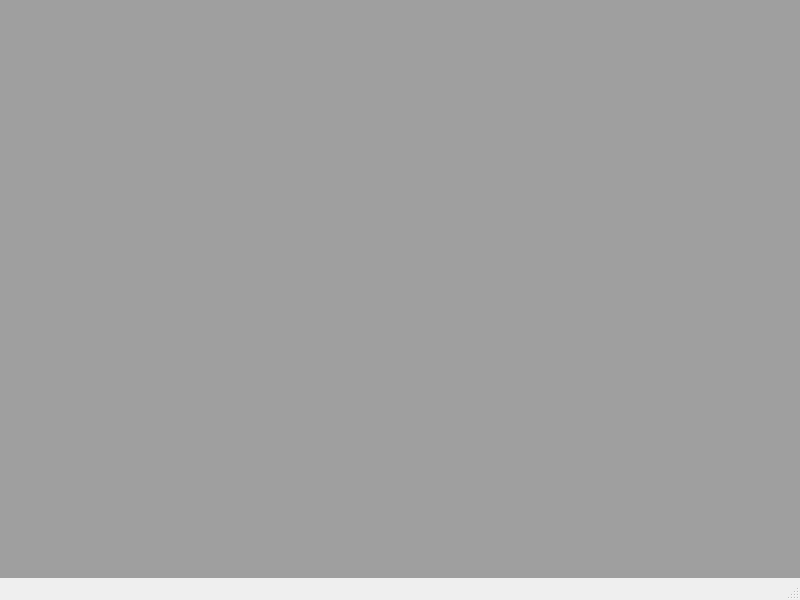
<?xml version="1.0" encoding="UTF-8"?>
<ui version="4.0">
 <class>MainWindow</class>
 <widget class="QMainWindow" name="MainWindow">
  <property name="geometry">
   <rect>
    <x>0</x>
    <y>0</y>
    <width>800</width>
    <height>600</height>
   </rect>
  </property>
  <property name="windowTitle">
   <string>MainWindow</string>
  </property>
  <widget class="QWidget" name="centralwidget">
   <layout class="QVBoxLayout" name="verticalLayout">
    <property name="leftMargin">
     <number>0</number>
    </property>
    <property name="topMargin">
     <number>0</number>
    </property>
    <property name="rightMargin">
     <number>0</number>
    </property>
    <property name="bottomMargin">
     <number>0</number>
    </property>
    <item>
     <widget class="QMdiArea" name="mdiArea">
      <property name="viewMode">
       <enum>QMdiArea::SubWindowView</enum>
      </property>
     </widget>
    </item>
   </layout>
  </widget>
  <widget class="QMenuBar" name="menubar">
   <property name="geometry">
    <rect>
     <x>0</x>
     <y>0</y>
     <width>800</width>
     <height>21</height>
    </rect>
   </property>
  </widget>
  <widget class="QStatusBar" name="statusbar"/>
 </widget>
 <resources/>
 <connections/>
</ui>
